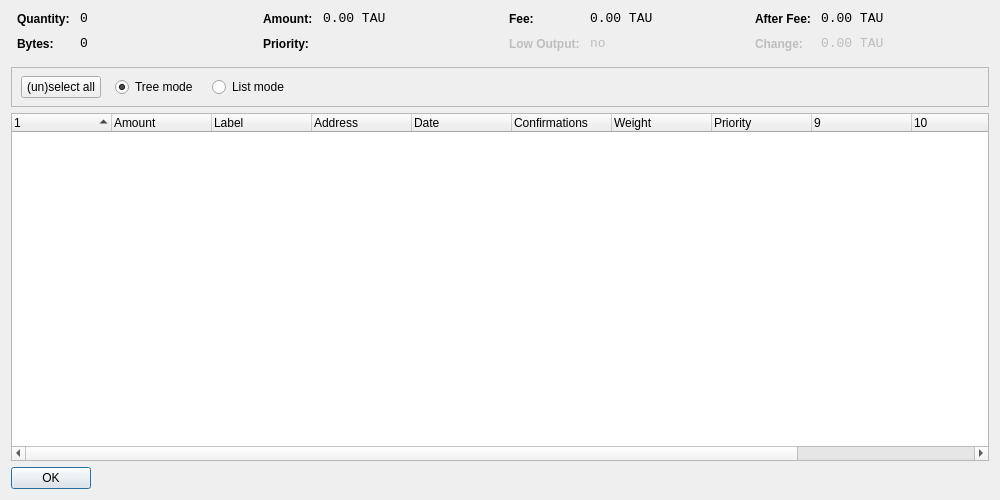
<?xml version="1.0" encoding="UTF-8"?>
<ui version="4.0">
 <class>CoinControlDialog</class>
 <widget class="QWidget" name="CoinControlDialog">
  <property name="geometry">
   <rect>
    <x>0</x>
    <y>0</y>
    <width>1000</width>
    <height>500</height>
   </rect>
  </property>
  <property name="windowTitle">
   <string>Coin Control</string>
  </property>
  <layout class="QVBoxLayout" name="verticalLayout">
   <item>
    <layout class="QHBoxLayout" name="horizontalLayoutTop" stretch="0,0,0,0">
     <property name="topMargin">
      <number>0</number>
     </property>
     <property name="bottomMargin">
      <number>10</number>
     </property>
     <item>
      <layout class="QFormLayout" name="formLayoutCoinControl1">
       <property name="horizontalSpacing">
        <number>10</number>
       </property>
       <property name="verticalSpacing">
        <number>10</number>
       </property>
       <property name="leftMargin">
        <number>6</number>
       </property>
       <property name="rightMargin">
        <number>6</number>
       </property>
       <item row="0" column="0">
        <widget class="QLabel" name="labelCoinControlQuantityText">
         <property name="styleSheet">
          <string notr="true">font-weight:bold;</string>
         </property>
         <property name="text">
          <string>Quantity:</string>
         </property>
        </widget>
       </item>
       <item row="0" column="1">
        <widget class="QLabel" name="labelCoinControlQuantity">
         <property name="font">
          <font>
           <family>Monospace</family>
           <pointsize>10</pointsize>
          </font>
         </property>
         <property name="cursor">
          <cursorShape>IBeamCursor</cursorShape>
         </property>
         <property name="contextMenuPolicy">
          <enum>Qt::ActionsContextMenu</enum>
         </property>
         <property name="text">
          <string notr="true">0</string>
         </property>
         <property name="textInteractionFlags">
          <set>Qt::LinksAccessibleByMouse|Qt::TextSelectableByKeyboard|Qt::TextSelectableByMouse</set>
         </property>
        </widget>
       </item>
       <item row="1" column="0">
        <widget class="QLabel" name="labelCoinControlBytesText">
         <property name="styleSheet">
          <string notr="true">font-weight:bold;</string>
         </property>
         <property name="text">
          <string>Bytes:</string>
         </property>
        </widget>
       </item>
       <item row="1" column="1">
        <widget class="QLabel" name="labelCoinControlBytes">
         <property name="font">
          <font>
           <family>Monospace</family>
           <pointsize>10</pointsize>
          </font>
         </property>
         <property name="cursor">
          <cursorShape>IBeamCursor</cursorShape>
         </property>
         <property name="contextMenuPolicy">
          <enum>Qt::ActionsContextMenu</enum>
         </property>
         <property name="text">
          <string notr="true">0</string>
         </property>
         <property name="textInteractionFlags">
          <set>Qt::LinksAccessibleByMouse|Qt::TextSelectableByKeyboard|Qt::TextSelectableByMouse</set>
         </property>
        </widget>
       </item>
      </layout>
     </item>
     <item>
      <layout class="QFormLayout" name="formLayoutCoinControl2">
       <property name="horizontalSpacing">
        <number>10</number>
       </property>
       <property name="verticalSpacing">
        <number>10</number>
       </property>
       <property name="leftMargin">
        <number>6</number>
       </property>
       <property name="rightMargin">
        <number>6</number>
       </property>
       <item row="0" column="0">
        <widget class="QLabel" name="labelCoinControlAmountText">
         <property name="styleSheet">
          <string notr="true">font-weight:bold;</string>
         </property>
         <property name="text">
          <string>Amount:</string>
         </property>
        </widget>
       </item>
       <item row="0" column="1">
        <widget class="QLabel" name="labelCoinControlAmount">
         <property name="font">
          <font>
           <family>Monospace</family>
           <pointsize>10</pointsize>
          </font>
         </property>
         <property name="cursor">
          <cursorShape>IBeamCursor</cursorShape>
         </property>
         <property name="contextMenuPolicy">
          <enum>Qt::ActionsContextMenu</enum>
         </property>
         <property name="text">
          <string notr="true">0.00 TAU</string>
         </property>
         <property name="textInteractionFlags">
          <set>Qt::LinksAccessibleByMouse|Qt::TextSelectableByKeyboard|Qt::TextSelectableByMouse</set>
         </property>
        </widget>
       </item>
       <item row="1" column="0">
        <widget class="QLabel" name="labelCoinControlPriorityText">
         <property name="styleSheet">
          <string notr="true">font-weight:bold;</string>
         </property>
         <property name="text">
          <string>Priority:</string>
         </property>
        </widget>
       </item>
       <item row="1" column="1">
        <widget class="QLabel" name="labelCoinControlPriority">
         <property name="font">
          <font>
           <family>Monospace</family>
           <pointsize>10</pointsize>
          </font>
         </property>
         <property name="cursor">
          <cursorShape>IBeamCursor</cursorShape>
         </property>
         <property name="contextMenuPolicy">
          <enum>Qt::ActionsContextMenu</enum>
         </property>
         <property name="text">
          <string/>
         </property>
         <property name="textInteractionFlags">
          <set>Qt::LinksAccessibleByMouse|Qt::TextSelectableByKeyboard|Qt::TextSelectableByMouse</set>
         </property>
        </widget>
       </item>
      </layout>
     </item>
     <item>
      <layout class="QFormLayout" name="formLayoutCoinControl3">
       <property name="horizontalSpacing">
        <number>10</number>
       </property>
       <property name="verticalSpacing">
        <number>10</number>
       </property>
       <property name="leftMargin">
        <number>6</number>
       </property>
       <property name="rightMargin">
        <number>6</number>
       </property>
       <item row="0" column="0">
        <widget class="QLabel" name="labelCoinControlFeeText">
         <property name="styleSheet">
          <string notr="true">font-weight:bold;</string>
         </property>
         <property name="text">
          <string>Fee:</string>
         </property>
        </widget>
       </item>
       <item row="0" column="1">
        <widget class="QLabel" name="labelCoinControlFee">
         <property name="font">
          <font>
           <family>Monospace</family>
           <pointsize>10</pointsize>
          </font>
         </property>
         <property name="cursor">
          <cursorShape>IBeamCursor</cursorShape>
         </property>
         <property name="contextMenuPolicy">
          <enum>Qt::ActionsContextMenu</enum>
         </property>
         <property name="text">
          <string notr="true">0.00 TAU</string>
         </property>
         <property name="textInteractionFlags">
          <set>Qt::LinksAccessibleByMouse|Qt::TextSelectableByKeyboard|Qt::TextSelectableByMouse</set>
         </property>
        </widget>
       </item>
       <item row="1" column="0">
        <widget class="QLabel" name="labelCoinControlLowOutputText">
         <property name="enabled">
          <bool>false</bool>
         </property>
         <property name="styleSheet">
          <string notr="true">font-weight:bold;</string>
         </property>
         <property name="text">
          <string>Low Output:</string>
         </property>
        </widget>
       </item>
       <item row="1" column="1">
        <widget class="QLabel" name="labelCoinControlLowOutput">
         <property name="enabled">
          <bool>false</bool>
         </property>
         <property name="font">
          <font>
           <family>Monospace</family>
           <pointsize>10</pointsize>
          </font>
         </property>
         <property name="cursor">
          <cursorShape>IBeamCursor</cursorShape>
         </property>
         <property name="contextMenuPolicy">
          <enum>Qt::ActionsContextMenu</enum>
         </property>
         <property name="text">
          <string>no</string>
         </property>
         <property name="textInteractionFlags">
          <set>Qt::LinksAccessibleByMouse|Qt::TextSelectableByKeyboard|Qt::TextSelectableByMouse</set>
         </property>
        </widget>
       </item>
      </layout>
     </item>
     <item>
      <layout class="QFormLayout" name="formLayoutCoinControl4">
       <property name="horizontalSpacing">
        <number>10</number>
       </property>
       <property name="verticalSpacing">
        <number>10</number>
       </property>
       <property name="leftMargin">
        <number>6</number>
       </property>
       <property name="rightMargin">
        <number>6</number>
       </property>
       <item row="0" column="0">
        <widget class="QLabel" name="labelCoinControlAfterFeeText">
         <property name="styleSheet">
          <string notr="true">font-weight:bold;</string>
         </property>
         <property name="text">
          <string>After Fee:</string>
         </property>
        </widget>
       </item>
       <item row="0" column="1">
        <widget class="QLabel" name="labelCoinControlAfterFee">
         <property name="font">
          <font>
           <family>Monospace</family>
           <pointsize>10</pointsize>
          </font>
         </property>
         <property name="cursor">
          <cursorShape>IBeamCursor</cursorShape>
         </property>
         <property name="contextMenuPolicy">
          <enum>Qt::ActionsContextMenu</enum>
         </property>
         <property name="text">
          <string notr="true">0.00 TAU</string>
         </property>
         <property name="textInteractionFlags">
          <set>Qt::LinksAccessibleByMouse|Qt::TextSelectableByKeyboard|Qt::TextSelectableByMouse</set>
         </property>
        </widget>
       </item>
       <item row="1" column="0">
        <widget class="QLabel" name="labelCoinControlChangeText">
         <property name="enabled">
          <bool>false</bool>
         </property>
         <property name="styleSheet">
          <string notr="true">font-weight:bold;</string>
         </property>
         <property name="text">
          <string>Change:</string>
         </property>
        </widget>
       </item>
       <item row="1" column="1">
        <widget class="QLabel" name="labelCoinControlChange">
         <property name="enabled">
          <bool>false</bool>
         </property>
         <property name="font">
          <font>
           <family>Monospace</family>
           <pointsize>10</pointsize>
          </font>
         </property>
         <property name="cursor">
          <cursorShape>IBeamCursor</cursorShape>
         </property>
         <property name="contextMenuPolicy">
          <enum>Qt::ActionsContextMenu</enum>
         </property>
         <property name="text">
          <string notr="true">0.00 TAU</string>
         </property>
         <property name="textInteractionFlags">
          <set>Qt::LinksAccessibleByMouse|Qt::TextSelectableByKeyboard|Qt::TextSelectableByMouse</set>
         </property>
        </widget>
       </item>
      </layout>
     </item>
    </layout>
   </item>
   <item>
    <widget class="QFrame" name="frame">
     <property name="minimumSize">
      <size>
       <width>0</width>
       <height>40</height>
      </size>
     </property>
     <property name="frameShape">
      <enum>QFrame::StyledPanel</enum>
     </property>
     <property name="frameShadow">
      <enum>QFrame::Sunken</enum>
     </property>
     <widget class="QWidget" name="horizontalLayoutWidget">
      <property name="geometry">
       <rect>
        <x>10</x>
        <y>0</y>
        <width>781</width>
        <height>41</height>
       </rect>
      </property>
      <layout class="QHBoxLayout" name="horizontalLayoutPanel" stretch="0,0,0,0">
       <property name="spacing">
        <number>14</number>
       </property>
       <item>
        <widget class="QPushButton" name="pushButtonSelectAll">
         <property name="sizePolicy">
          <sizepolicy hsizetype="Maximum" vsizetype="Fixed">
           <horstretch>0</horstretch>
           <verstretch>0</verstretch>
          </sizepolicy>
         </property>
         <property name="text">
          <string>(un)select all</string>
         </property>
        </widget>
       </item>
       <item>
        <widget class="QRadioButton" name="radioTreeMode">
         <property name="sizePolicy">
          <sizepolicy hsizetype="Maximum" vsizetype="Fixed">
           <horstretch>0</horstretch>
           <verstretch>0</verstretch>
          </sizepolicy>
         </property>
         <property name="text">
          <string>Tree mode</string>
         </property>
         <property name="checked">
          <bool>true</bool>
         </property>
        </widget>
       </item>
       <item>
        <widget class="QRadioButton" name="radioListMode">
         <property name="sizePolicy">
          <sizepolicy hsizetype="Maximum" vsizetype="Fixed">
           <horstretch>0</horstretch>
           <verstretch>0</verstretch>
          </sizepolicy>
         </property>
         <property name="text">
          <string>List mode</string>
         </property>
        </widget>
       </item>
       <item>
        <spacer name="horizontalSpacer">
         <property name="orientation">
          <enum>Qt::Horizontal</enum>
         </property>
         <property name="sizeHint" stdset="0">
          <size>
           <width>40</width>
           <height>20</height>
          </size>
         </property>
        </spacer>
       </item>
      </layout>
     </widget>
    </widget>
   </item>
   <item>
    <widget class="CoinControlTreeWidget" name="treeWidget">
     <property name="contextMenuPolicy">
      <enum>Qt::CustomContextMenu</enum>
     </property>
     <property name="sortingEnabled">
      <bool>false</bool>
     </property>
     <property name="columnCount">
      <number>12</number>
     </property>
     <attribute name="headerShowSortIndicator" stdset="0">
      <bool>true</bool>
     </attribute>
     <attribute name="headerStretchLastSection">
      <bool>false</bool>
     </attribute>
     <column>
      <property name="text">
       <string/>
      </property>
     </column>
     <column>
      <property name="text">
       <string>Amount</string>
      </property>
     </column>
     <column>
      <property name="text">
       <string>Label</string>
      </property>
     </column>
     <column>
      <property name="text">
       <string>Address</string>
      </property>
     </column>
     <column>
      <property name="text">
       <string>Date</string>
      </property>
     </column>
     <column>
      <property name="text">
       <string>Confirmations</string>
      </property>
      <property name="toolTip">
       <string>Confirmed</string>
      </property>
     </column>
     <column>
      <property name="text">
       <string>Weight</string>
      </property>
     </column>
     <column>
      <property name="text">
       <string>Priority</string>
      </property>
     </column>
     <column>
      <property name="text">
       <string/>
      </property>
     </column>
     <column>
      <property name="text">
       <string/>
      </property>
     </column>
     <column>
      <property name="text">
       <string/>
      </property>
     </column>
     <column>
      <property name="text">
       <string/>
      </property>
     </column>
    </widget>
   </item>
   <item>
    <widget class="QDialogButtonBox" name="buttonBox">
     <property name="sizePolicy">
      <sizepolicy hsizetype="Maximum" vsizetype="Fixed">
       <horstretch>0</horstretch>
       <verstretch>0</verstretch>
      </sizepolicy>
     </property>
     <property name="orientation">
      <enum>Qt::Horizontal</enum>
     </property>
     <property name="standardButtons">
      <set>QDialogButtonBox::Ok</set>
     </property>
    </widget>
   </item>
  </layout>
 </widget>
 <customwidgets>
  <customwidget>
   <class>CoinControlTreeWidget</class>
   <extends>QTreeWidget</extends>
   <header>coincontroltreewidget.h</header>
  </customwidget>
 </customwidgets>
 <resources/>
 <connections/>
</ui>
